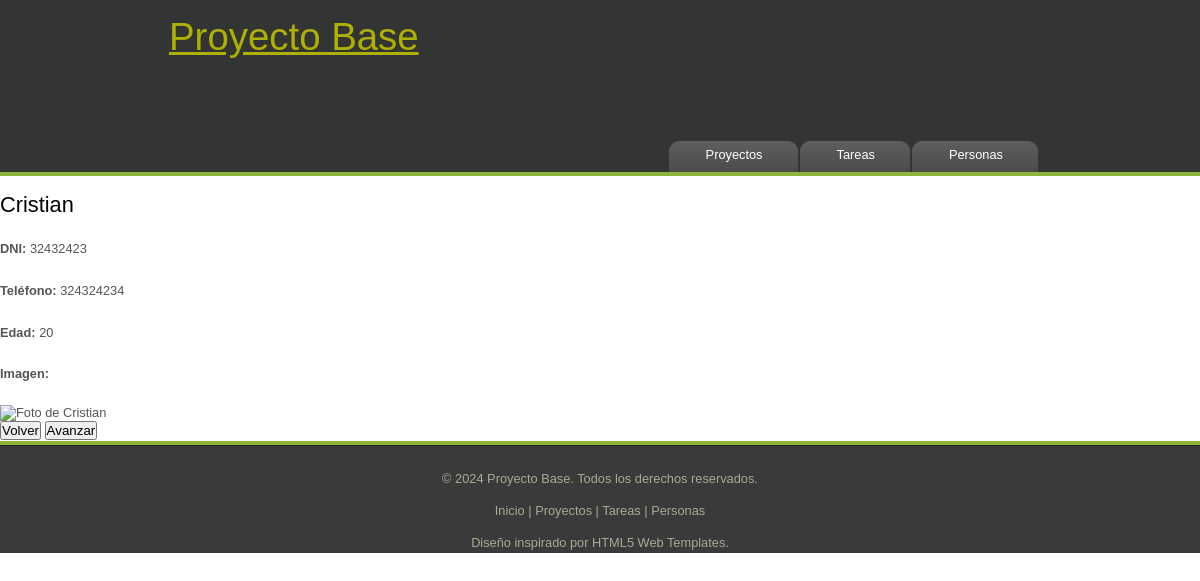
The page /appGP/personas/4/ on the database its author committed.
### appGP/models.py (models this page shows, shortened)
class Persona(models.Model):
    nombre= models.CharField(max_length=100)
    dni= models.TextField(max_length=8)
    telefono = models.CharField(max_length=9, blank=True)
    edad = models.PositiveIntegerField()
    tarea = models.ForeignKey(Tarea, related_name="personas", on_delete=models.CASCADE)
    correo_electronico = models.EmailField(max_length=254, null=True, blank=True)
    direccion = models.TextField(null=True, blank=True)
    rol = models.CharField(
        max_length=50,
        choices = [
        ('Manager', 'Manager'),
        ('Developer', 'Desarrollador'),
        ('Tester', 'Tester'),
        ('FootballPlayer', 'Futbolista'),
        ('ArmedForces', 'Fuerzas Armadas'),
        ('Student', 'Estudiante')
]
,
        default='Developer'
    )
    ImagenPersona = models.URLField(max_length=600, null=True, blank=True)

### appGP/views.py (the view)
# urls.py: path('personas/<int:id_persona>/', views.detallePersona, name='detallePersona'),
def detallePersona(request, id_persona):
    try:
        persona = Persona.objects.get(pk=id_persona)
        context = {'p' : persona}
        return render(request,'vistapersonas.html',context)
    except Persona.DoesNotExist:
        return HttpResponseNotFound("Tarea no encontrada")

### appGP/templates/vistapersonas.html
{% extends "base.html" %}
{% block menu %}
    <ul id="menu">
        <li><a href="{% url 'listaP' %}">Proyectos</a></li>
        <li><a href="{% url 'listaT' %}">Tareas</a></li>
        <li><a href="{% url 'listaPer' %}">Personas</a></li>
    </ul>
{% endblock  %}
{% block title %}
    <h1>{{ p.nombre }}</h1>
{% endblock %}
{% block content %}
    <p><strong>DNI:</strong> {{ p.dni }}</p>
    <p><strong>Teléfono:</strong> {{ p.telefono }}</p>
    <p><strong>Edad:</strong> {{ p.edad }}</p>
    {% if p.ImagenPersona %}
        <p><strong>Imagen:</strong></p>
        <img src="{{ p.ImagenPersona }}" alt="Foto de {{ p.nombre }}">
    {% else %}
        <p><strong>Imagen:</strong> Esta persona no tiene una imagen asignada.</p>
    {% endif %}
{% endblock %}

### appGP/static/style/style.css (style rules this page uses)
html { height: 100%; }
* { margin: 0; padding: 0; }
body { font: normal .80em 'trebuchet ms', arial, sans-serif; background: #FFF; color: #555; }
p { padding: 0 0 20px 0; line-height: 1.7em; }
img { border: 0; }
h1, h2, h3, h4, h5, h6 { color: #362C20; letter-spacing: 0em; padding: 0 0 5px 0; }
h1, h2, h3 { font: normal 170% 'century gothic', arial; margin: 0 0 15px 0; padding: 15px 0 5px 0; color: #000; }
a, a:hover { outline: none; text-decoration: underline; color: #AEB002; }
ul { margin: 2px 0 22px 17px; }
ul li { list-style-type: circle; margin: 0 0 6px 0; padding: 0 0 4px 5px; line-height: 1.5em; }
ul#menu { float: right; margin: 0; }
ul#menu li { float: left; padding: 0 0 0 9px; list-style: none; margin: 1px 2px 0 0; background: #5A5A5A url(tab.png) no-repeat 0 0; }
ul#menu li a { font: normal 100% 'trebuchet ms', sans-serif; display: block; float: left; height: 20px; padding: 6px 35px 5px 28px; text-align: center; color: #FFF; text-decoration: none; background: #5A5A5A url(tab.png) no-repeat 100% 0; }

### rows shown on the page
Persona: nombre "Cristian", dni "32432423", telefono "324324234", edad "20"
